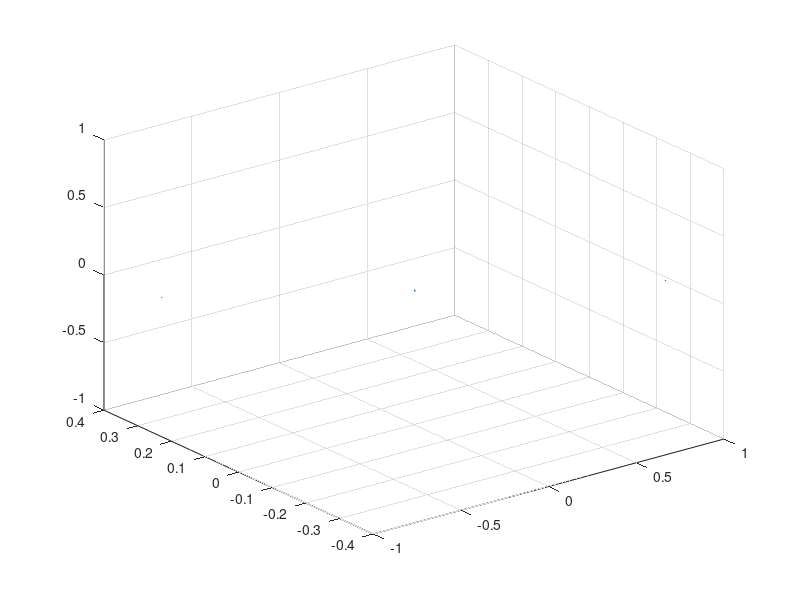

Here is the MATLAB script that generated this plot: (Note: this script raises an error after producing the figure.)
%% Setting up parameters
clear;clc;close all
global G m nObjects;
load('Figure_8.mat');

G = 6.674*10^-11;
y0 = [r rdot];
t = 0:dt:t_f;
nObjects = round(length(r)/3);
%% Setting up spacial plot
fig = figure('Color',[0.08 0.08 0.08],'Units','normalized','InnerPosition',[0.25/2 0.25/2 0.75 0.75]);

% Trail graphics object
trl = quiver3(r(((1:nObjects)-1)*3+1),...
              r(((1:nObjects)-1)*3+2),...
              r(((1:nObjects)-1)*3+3),...
       dt.*rdot(((1:nObjects)-1)*3+1),...
       dt.*rdot(((1:nObjects)-1)*3+2),...
       dt.*rdot(((1:nObjects)-1)*3+3),0);
trl.ShowArrowHead = 'off';
hold on
% Planetary graphics object
s = scatter3(r(((1:nObjects)-1)*3+1),...
             r(((1:nObjects)-1)*3+2),...
             r(((1:nObjects)-1)*3+3),pointScale,colors./256,'filled');

% Axis Definitions
ax = gca;
axis equal
ax.Clipping = 'off';
ax.Box = 'off';
axis(limits)
ax.FontSize = 8;
ax.Color = [0.08 0.08 0.08];
ax.GridColor = [1 1 1];
ax.XColor = [0.9 0.9 0.9];
ax.XAxis.LineWidth = 0.75;
ax.YColor = [0.9 0.9 0.9];
ax.YAxis.LineWidth = 0.75;
ax.ZColor = [0.9 0.9 0.9];
ax.ZAxis.LineWidth = 0.75;
ax.YRuler.FirstCrossoverValue = 0;
ax.XRuler.FirstCrossoverValue = 0;
ax.ZRuler.FirstCrossoverValue = 0;
ax.ZRuler.SecondCrossoverValue = 0;
ax.XRuler.SecondCrossoverValue = 0; % X crossover with Z axis
ax.YRuler.SecondCrossoverValue = 0;
camproj('perspective')
cameratoolbar('SetMode','orbit')
campos(camStart)
camva(30)
%% Simulation
sol = leapfrog_solve(@a_func, y0, t);

%% Animation
for i = 2:length(t)
    
    trl.XData = sol(2:i, ((1:nObjects)-1)*3+1);
    trl.YData = sol(2:i, ((1:nObjects)-1)*3+2);
    trl.ZData = sol(2:i, ((1:nObjects)-1)*3+3);
    
    trl.UData = -(sol(2:i, ((1:nObjects)-1)*3+1) - sol((2:i)-1, ((1:nObjects)-1)*3+1));
    trl.VData = -(sol(2:i, ((1:nObjects)-1)*3+2) - sol((2:i)-1, ((1:nObjects)-1)*3+2));
    trl.WData = -(sol(2:i, ((1:nObjects)-1)*3+3) - sol((2:i)-1, ((1:nObjects)-1)*3+3));
    
    s.XData = sol(i,((1:nObjects)-1)*3+1);
    s.YData = sol(i,((1:nObjects)-1)*3+2);
    s.ZData = sol(i,((1:nObjects)-1)*3+3);
    drawnow
    %pause(max(dt-calcTime,0))
end
%% acceleration function
function [ydot] = a_func(t, y)
% Given vector y, output its derivative (velocity and acceleration in this case)
global G m nObjects;
r = y(1:nObjects*3);
rdot = y(nObjects*3+1:end);
r2dot = zeros(1,length(r));
% defines a vector of object indicies
obj = 1:nObjects;
for i = obj
    for j = obj(obj ~= i)
        r2dot((i-1)*3+1:i*3) = r2dot((i-1)*3+1:i*3) + (G*m(j).*(r((j-1)*3+1:j*3)-r((i-1)*3+1:i*3)))...
            /(norm(r((j-1)*3+1:j*3)-r((i-1)*3+1:i*3))^3);
    end
end

ydot = [rdot r2dot];
end
%% Leapfrog Solver function
function [sol] = leapfrog_solve(ydot, init, t)
% The following uses leapfrog integration to find position
% Inputs:
% ydot - function for finding acceleration at a given time and y
% init - initial conditions for the system
% t    - vector containing all the times t that we wish to solve
global nObjects;
sol = zeros(length(t),nObjects*6);
obj = 1:nObjects*3;
sol(1,:) = init;
for i = 1:length(t)-1
    step = t(i+1) - t(i);
    % Find next position using current velocity and acceleration
    ydot1 = ydot(t(i), sol(i,:));
    sol(i+1,obj) = sol(i,obj) + step * sol(i,obj+max(obj))...
        + (step^2)/2 * ydot1(obj+max(obj));
    % Find next velocity using current acceleration and next acceleration
    ydot2 = ydot(t(i+1), sol(i+1,:));
    sol(i+1,obj+max(obj)) = sol(i,obj+max(obj)) +...
    step * (ydot1(obj+max(obj)) + ydot2(obj+max(obj)))/2;
end
end